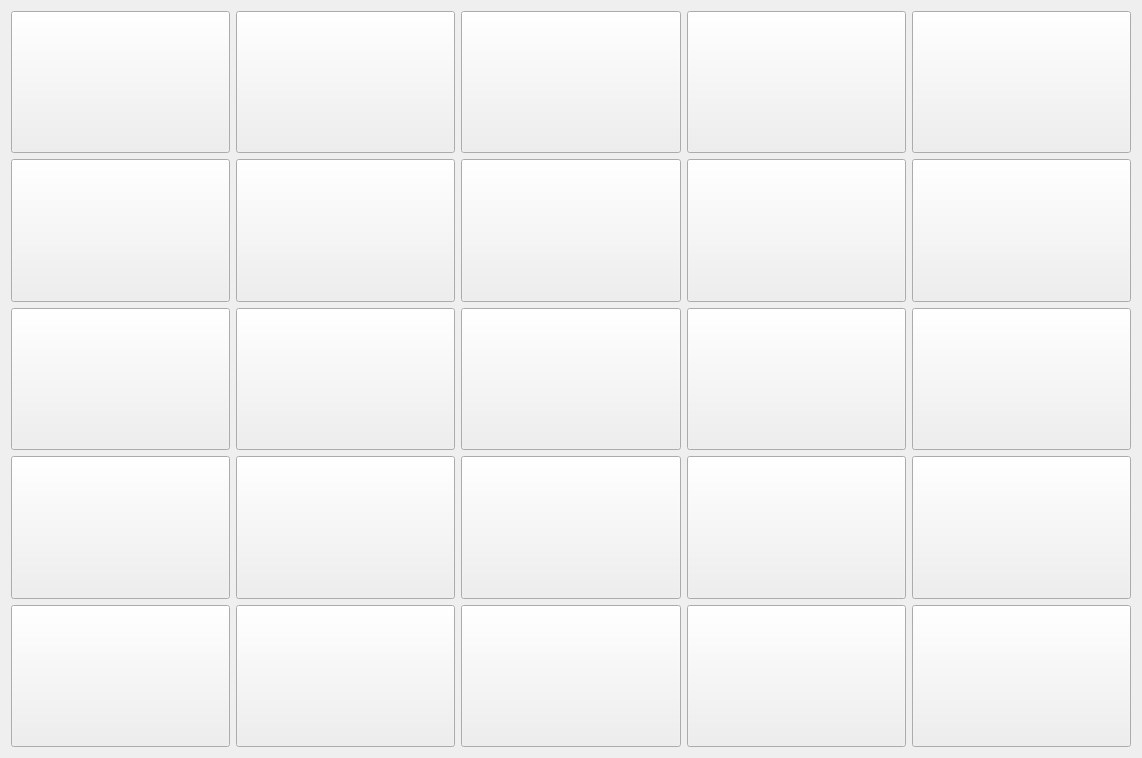
<?xml version="1.0" encoding="UTF-8"?>
<ui version="4.0">
 <class>Main</class>
 <widget class="QMainWindow" name="Main">
  <property name="geometry">
   <rect>
    <x>0</x>
    <y>0</y>
    <width>1142</width>
    <height>758</height>
   </rect>
  </property>
  <property name="windowTitle">
   <string>MainScence</string>
  </property>
  <widget class="QWidget" name="backgrond">
   <layout class="QHBoxLayout" name="backgrond_layout">
    <item>
     <layout class="QVBoxLayout" name="C1">
      <item>
       <widget class="QPushButton" name="R1C1">
        <property name="sizePolicy">
         <sizepolicy hsizetype="Preferred" vsizetype="Preferred">
          <horstretch>0</horstretch>
          <verstretch>0</verstretch>
         </sizepolicy>
        </property>
        <property name="minimumSize">
         <size>
          <width>0</width>
          <height>0</height>
         </size>
        </property>
        <property name="maximumSize">
         <size>
          <width>16777215</width>
          <height>16777215</height>
         </size>
        </property>
        <property name="text">
         <string/>
        </property>
       </widget>
      </item>
      <item>
       <widget class="QPushButton" name="R2C1">
        <property name="sizePolicy">
         <sizepolicy hsizetype="Preferred" vsizetype="Preferred">
          <horstretch>0</horstretch>
          <verstretch>0</verstretch>
         </sizepolicy>
        </property>
        <property name="minimumSize">
         <size>
          <width>0</width>
          <height>0</height>
         </size>
        </property>
        <property name="maximumSize">
         <size>
          <width>16777215</width>
          <height>16777215</height>
         </size>
        </property>
        <property name="text">
         <string/>
        </property>
       </widget>
      </item>
      <item>
       <widget class="QPushButton" name="R3C1">
        <property name="sizePolicy">
         <sizepolicy hsizetype="Preferred" vsizetype="Preferred">
          <horstretch>0</horstretch>
          <verstretch>0</verstretch>
         </sizepolicy>
        </property>
        <property name="minimumSize">
         <size>
          <width>0</width>
          <height>0</height>
         </size>
        </property>
        <property name="maximumSize">
         <size>
          <width>16777215</width>
          <height>16777215</height>
         </size>
        </property>
        <property name="text">
         <string/>
        </property>
       </widget>
      </item>
      <item>
       <widget class="QPushButton" name="R4C1">
        <property name="sizePolicy">
         <sizepolicy hsizetype="Preferred" vsizetype="Preferred">
          <horstretch>0</horstretch>
          <verstretch>0</verstretch>
         </sizepolicy>
        </property>
        <property name="minimumSize">
         <size>
          <width>0</width>
          <height>0</height>
         </size>
        </property>
        <property name="maximumSize">
         <size>
          <width>16777215</width>
          <height>16777215</height>
         </size>
        </property>
        <property name="text">
         <string/>
        </property>
       </widget>
      </item>
      <item>
       <widget class="QPushButton" name="R5C1">
        <property name="sizePolicy">
         <sizepolicy hsizetype="Preferred" vsizetype="Preferred">
          <horstretch>0</horstretch>
          <verstretch>0</verstretch>
         </sizepolicy>
        </property>
        <property name="minimumSize">
         <size>
          <width>0</width>
          <height>0</height>
         </size>
        </property>
        <property name="maximumSize">
         <size>
          <width>16777215</width>
          <height>16777215</height>
         </size>
        </property>
        <property name="text">
         <string/>
        </property>
       </widget>
      </item>
     </layout>
    </item>
    <item>
     <layout class="QVBoxLayout" name="C2">
      <item>
       <widget class="QPushButton" name="R1C2">
        <property name="sizePolicy">
         <sizepolicy hsizetype="Preferred" vsizetype="Preferred">
          <horstretch>0</horstretch>
          <verstretch>0</verstretch>
         </sizepolicy>
        </property>
        <property name="minimumSize">
         <size>
          <width>0</width>
          <height>0</height>
         </size>
        </property>
        <property name="maximumSize">
         <size>
          <width>16777215</width>
          <height>16777215</height>
         </size>
        </property>
        <property name="text">
         <string/>
        </property>
       </widget>
      </item>
      <item>
       <widget class="QPushButton" name="R2C2">
        <property name="sizePolicy">
         <sizepolicy hsizetype="Preferred" vsizetype="Preferred">
          <horstretch>0</horstretch>
          <verstretch>0</verstretch>
         </sizepolicy>
        </property>
        <property name="minimumSize">
         <size>
          <width>0</width>
          <height>0</height>
         </size>
        </property>
        <property name="maximumSize">
         <size>
          <width>16777215</width>
          <height>16777215</height>
         </size>
        </property>
        <property name="text">
         <string/>
        </property>
       </widget>
      </item>
      <item>
       <widget class="QPushButton" name="R3C2">
        <property name="sizePolicy">
         <sizepolicy hsizetype="Preferred" vsizetype="Preferred">
          <horstretch>0</horstretch>
          <verstretch>0</verstretch>
         </sizepolicy>
        </property>
        <property name="minimumSize">
         <size>
          <width>0</width>
          <height>0</height>
         </size>
        </property>
        <property name="maximumSize">
         <size>
          <width>16777215</width>
          <height>16777215</height>
         </size>
        </property>
        <property name="text">
         <string/>
        </property>
       </widget>
      </item>
      <item>
       <widget class="QPushButton" name="R4C2">
        <property name="sizePolicy">
         <sizepolicy hsizetype="Preferred" vsizetype="Preferred">
          <horstretch>0</horstretch>
          <verstretch>0</verstretch>
         </sizepolicy>
        </property>
        <property name="minimumSize">
         <size>
          <width>0</width>
          <height>0</height>
         </size>
        </property>
        <property name="maximumSize">
         <size>
          <width>16777215</width>
          <height>16777215</height>
         </size>
        </property>
        <property name="text">
         <string/>
        </property>
       </widget>
      </item>
      <item>
       <widget class="QPushButton" name="R5C2">
        <property name="sizePolicy">
         <sizepolicy hsizetype="Preferred" vsizetype="Preferred">
          <horstretch>0</horstretch>
          <verstretch>0</verstretch>
         </sizepolicy>
        </property>
        <property name="minimumSize">
         <size>
          <width>0</width>
          <height>0</height>
         </size>
        </property>
        <property name="maximumSize">
         <size>
          <width>16777215</width>
          <height>16777215</height>
         </size>
        </property>
        <property name="text">
         <string/>
        </property>
       </widget>
      </item>
     </layout>
    </item>
    <item>
     <layout class="QVBoxLayout" name="C3">
      <item>
       <widget class="QPushButton" name="R1C3">
        <property name="sizePolicy">
         <sizepolicy hsizetype="Preferred" vsizetype="Preferred">
          <horstretch>0</horstretch>
          <verstretch>0</verstretch>
         </sizepolicy>
        </property>
        <property name="minimumSize">
         <size>
          <width>0</width>
          <height>0</height>
         </size>
        </property>
        <property name="maximumSize">
         <size>
          <width>16777215</width>
          <height>16777215</height>
         </size>
        </property>
        <property name="text">
         <string/>
        </property>
       </widget>
      </item>
      <item>
       <widget class="QPushButton" name="R2C3">
        <property name="sizePolicy">
         <sizepolicy hsizetype="Preferred" vsizetype="Preferred">
          <horstretch>0</horstretch>
          <verstretch>0</verstretch>
         </sizepolicy>
        </property>
        <property name="minimumSize">
         <size>
          <width>0</width>
          <height>0</height>
         </size>
        </property>
        <property name="maximumSize">
         <size>
          <width>16777215</width>
          <height>16777215</height>
         </size>
        </property>
        <property name="text">
         <string/>
        </property>
       </widget>
      </item>
      <item>
       <widget class="QPushButton" name="R3C3">
        <property name="sizePolicy">
         <sizepolicy hsizetype="Preferred" vsizetype="Preferred">
          <horstretch>0</horstretch>
          <verstretch>0</verstretch>
         </sizepolicy>
        </property>
        <property name="minimumSize">
         <size>
          <width>0</width>
          <height>0</height>
         </size>
        </property>
        <property name="maximumSize">
         <size>
          <width>16777215</width>
          <height>16777215</height>
         </size>
        </property>
        <property name="text">
         <string/>
        </property>
       </widget>
      </item>
      <item>
       <widget class="QPushButton" name="R4C3">
        <property name="sizePolicy">
         <sizepolicy hsizetype="Preferred" vsizetype="Preferred">
          <horstretch>0</horstretch>
          <verstretch>0</verstretch>
         </sizepolicy>
        </property>
        <property name="minimumSize">
         <size>
          <width>0</width>
          <height>0</height>
         </size>
        </property>
        <property name="maximumSize">
         <size>
          <width>16777215</width>
          <height>16777215</height>
         </size>
        </property>
        <property name="text">
         <string/>
        </property>
       </widget>
      </item>
      <item>
       <widget class="QPushButton" name="R5C3">
        <property name="sizePolicy">
         <sizepolicy hsizetype="Preferred" vsizetype="Preferred">
          <horstretch>0</horstretch>
          <verstretch>0</verstretch>
         </sizepolicy>
        </property>
        <property name="minimumSize">
         <size>
          <width>0</width>
          <height>0</height>
         </size>
        </property>
        <property name="maximumSize">
         <size>
          <width>16777215</width>
          <height>16777215</height>
         </size>
        </property>
        <property name="text">
         <string/>
        </property>
       </widget>
      </item>
     </layout>
    </item>
    <item>
     <layout class="QVBoxLayout" name="C4">
      <item>
       <widget class="QPushButton" name="R1C4">
        <property name="sizePolicy">
         <sizepolicy hsizetype="Preferred" vsizetype="Preferred">
          <horstretch>0</horstretch>
          <verstretch>0</verstretch>
         </sizepolicy>
        </property>
        <property name="minimumSize">
         <size>
          <width>0</width>
          <height>0</height>
         </size>
        </property>
        <property name="maximumSize">
         <size>
          <width>16777215</width>
          <height>16777215</height>
         </size>
        </property>
        <property name="text">
         <string/>
        </property>
       </widget>
      </item>
      <item>
       <widget class="QPushButton" name="R2C4">
        <property name="sizePolicy">
         <sizepolicy hsizetype="Preferred" vsizetype="Preferred">
          <horstretch>0</horstretch>
          <verstretch>0</verstretch>
         </sizepolicy>
        </property>
        <property name="minimumSize">
         <size>
          <width>0</width>
          <height>0</height>
         </size>
        </property>
        <property name="maximumSize">
         <size>
          <width>16777215</width>
          <height>16777215</height>
         </size>
        </property>
        <property name="text">
         <string/>
        </property>
       </widget>
      </item>
      <item>
       <widget class="QPushButton" name="R3C4">
        <property name="sizePolicy">
         <sizepolicy hsizetype="Preferred" vsizetype="Preferred">
          <horstretch>0</horstretch>
          <verstretch>0</verstretch>
         </sizepolicy>
        </property>
        <property name="minimumSize">
         <size>
          <width>0</width>
          <height>0</height>
         </size>
        </property>
        <property name="maximumSize">
         <size>
          <width>16777215</width>
          <height>16777215</height>
         </size>
        </property>
        <property name="text">
         <string/>
        </property>
       </widget>
      </item>
      <item>
       <widget class="QPushButton" name="R4C4">
        <property name="sizePolicy">
         <sizepolicy hsizetype="Preferred" vsizetype="Preferred">
          <horstretch>0</horstretch>
          <verstretch>0</verstretch>
         </sizepolicy>
        </property>
        <property name="minimumSize">
         <size>
          <width>0</width>
          <height>0</height>
         </size>
        </property>
        <property name="maximumSize">
         <size>
          <width>16777215</width>
          <height>16777215</height>
         </size>
        </property>
        <property name="text">
         <string/>
        </property>
       </widget>
      </item>
      <item>
       <widget class="QPushButton" name="R5C4">
        <property name="sizePolicy">
         <sizepolicy hsizetype="Preferred" vsizetype="Preferred">
          <horstretch>0</horstretch>
          <verstretch>0</verstretch>
         </sizepolicy>
        </property>
        <property name="minimumSize">
         <size>
          <width>0</width>
          <height>0</height>
         </size>
        </property>
        <property name="maximumSize">
         <size>
          <width>16777215</width>
          <height>16777215</height>
         </size>
        </property>
        <property name="text">
         <string/>
        </property>
       </widget>
      </item>
     </layout>
    </item>
    <item>
     <layout class="QVBoxLayout" name="C5">
      <item>
       <widget class="QPushButton" name="R1C5">
        <property name="sizePolicy">
         <sizepolicy hsizetype="Preferred" vsizetype="Preferred">
          <horstretch>0</horstretch>
          <verstretch>0</verstretch>
         </sizepolicy>
        </property>
        <property name="minimumSize">
         <size>
          <width>0</width>
          <height>0</height>
         </size>
        </property>
        <property name="maximumSize">
         <size>
          <width>16777215</width>
          <height>16777215</height>
         </size>
        </property>
        <property name="text">
         <string/>
        </property>
       </widget>
      </item>
      <item>
       <widget class="QPushButton" name="R2C5">
        <property name="sizePolicy">
         <sizepolicy hsizetype="Preferred" vsizetype="Preferred">
          <horstretch>0</horstretch>
          <verstretch>0</verstretch>
         </sizepolicy>
        </property>
        <property name="minimumSize">
         <size>
          <width>0</width>
          <height>0</height>
         </size>
        </property>
        <property name="maximumSize">
         <size>
          <width>16777215</width>
          <height>16777215</height>
         </size>
        </property>
        <property name="text">
         <string/>
        </property>
       </widget>
      </item>
      <item>
       <widget class="QPushButton" name="R3C5">
        <property name="sizePolicy">
         <sizepolicy hsizetype="Preferred" vsizetype="Preferred">
          <horstretch>0</horstretch>
          <verstretch>0</verstretch>
         </sizepolicy>
        </property>
        <property name="minimumSize">
         <size>
          <width>0</width>
          <height>0</height>
         </size>
        </property>
        <property name="maximumSize">
         <size>
          <width>16777215</width>
          <height>16777215</height>
         </size>
        </property>
        <property name="text">
         <string/>
        </property>
       </widget>
      </item>
      <item>
       <widget class="QPushButton" name="R4C5">
        <property name="sizePolicy">
         <sizepolicy hsizetype="Preferred" vsizetype="Preferred">
          <horstretch>0</horstretch>
          <verstretch>0</verstretch>
         </sizepolicy>
        </property>
        <property name="minimumSize">
         <size>
          <width>0</width>
          <height>0</height>
         </size>
        </property>
        <property name="maximumSize">
         <size>
          <width>16777215</width>
          <height>16777215</height>
         </size>
        </property>
        <property name="text">
         <string/>
        </property>
       </widget>
      </item>
      <item>
       <widget class="QPushButton" name="R5C5">
        <property name="sizePolicy">
         <sizepolicy hsizetype="Preferred" vsizetype="Preferred">
          <horstretch>0</horstretch>
          <verstretch>0</verstretch>
         </sizepolicy>
        </property>
        <property name="minimumSize">
         <size>
          <width>0</width>
          <height>0</height>
         </size>
        </property>
        <property name="maximumSize">
         <size>
          <width>16777215</width>
          <height>16777215</height>
         </size>
        </property>
        <property name="text">
         <string/>
        </property>
       </widget>
      </item>
     </layout>
    </item>
   </layout>
  </widget>
  <action name="actionquit">
   <property name="text">
    <string>quit</string>
   </property>
  </action>
 </widget>
 <layoutdefault spacing="6" margin="11"/>
 <tabstops>
  <tabstop>R1C1</tabstop>
  <tabstop>R1C2</tabstop>
  <tabstop>R1C3</tabstop>
  <tabstop>R1C4</tabstop>
  <tabstop>R1C5</tabstop>
  <tabstop>R2C1</tabstop>
  <tabstop>R2C2</tabstop>
  <tabstop>R2C3</tabstop>
  <tabstop>R2C4</tabstop>
  <tabstop>R2C5</tabstop>
  <tabstop>R3C1</tabstop>
  <tabstop>R3C2</tabstop>
  <tabstop>R3C3</tabstop>
  <tabstop>R3C4</tabstop>
  <tabstop>R3C5</tabstop>
  <tabstop>R4C1</tabstop>
  <tabstop>R4C2</tabstop>
  <tabstop>R4C3</tabstop>
  <tabstop>R4C4</tabstop>
  <tabstop>R4C5</tabstop>
  <tabstop>R5C1</tabstop>
  <tabstop>R5C2</tabstop>
  <tabstop>R5C3</tabstop>
  <tabstop>R5C4</tabstop>
  <tabstop>R5C5</tabstop>
 </tabstops>
 <resources/>
 <connections/>
 <designerdata>
  <property name="gridDeltaX">
   <number>10</number>
  </property>
  <property name="gridDeltaY">
   <number>10</number>
  </property>
  <property name="gridSnapX">
   <bool>true</bool>
  </property>
  <property name="gridSnapY">
   <bool>true</bool>
  </property>
  <property name="gridVisible">
   <bool>true</bool>
  </property>
 </designerdata>
</ui>
